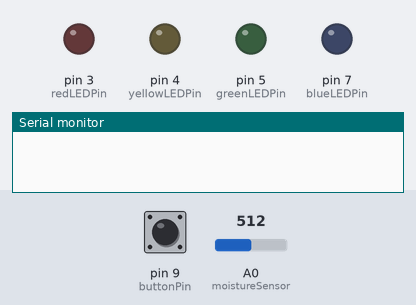
Simulated run of this sketch. Board: Arduino Uno, built with avr-gcc and run on an emulated ATmega328P. Parts: output pins drawn as LEDs (lit = HIGH), the last lines printed to the serial monitor. The test bench sets the inputs (shaded band); at power-on: pin 9 (buttonPin) LOW, A0 (moistureSensor) = 512.

Above: at 1.2 s.
1.3 s: pin 9 (buttonPin) pulled HIGH for 3.2 s
At 2.0 s:
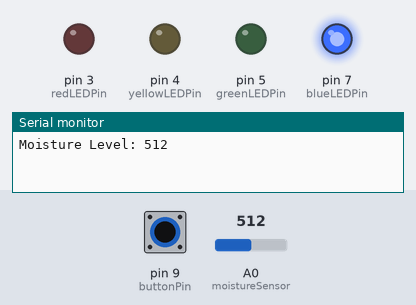
At 6.4 s:
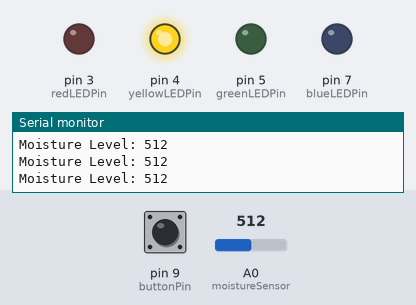
Timing chart, 0 to 7.9 s (numbered marks = the images above; inputs shaded):
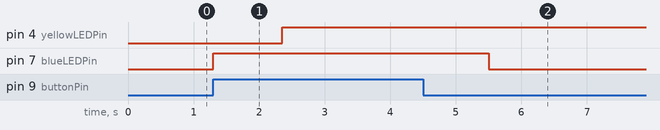

Measured:
- after the input at 1.3 s, pin 4 (yellowLEDPin): LOW → HIGH after 1.1 s; pin 7 (blueLEDPin): LOW → HIGH at once, → LOW 4.2 s later

The sketch:

Soil_Moisture_Sensor.ino
```cpp
int moistureSensor = 0;            // nail to read from is pin A0
int moisture_val;

const int redLEDPin = 3;           // red LED connected to digital pin
const int yellowLEDPin = 4;        // yellow LED connected to digital pin
const int greenLEDPin = 5;         // green LED connected to digital pin
const int blueLEDPin = 7;           // blue LED connected to digital pin
const int buttonPin = 9;           // button connected to digital pin

const int voltage = 8;             // the voltage nail is on pin D8

int buttonState = 0;           // initialise button as off

void setup() {
  Serial.begin(9600);             //open serial port
  pinMode(redLEDPin, OUTPUT);
  pinMode(greenLEDPin, OUTPUT);   //set the LED pins as outputs
  pinMode(yellowLEDPin, OUTPUT);
  pinMode(blueLEDPin, OUTPUT);
}

void loop() {
  buttonState = digitalRead(buttonPin);

if (buttonState == HIGH) {
  digitalWrite(blueLEDPin, HIGH);

  digitalWrite(voltage, HIGH);
  moisture_val = analogRead(moistureSensor); //read the value from the nail
  Serial.print("Moisture Level: ");          //
  Serial.println( moisture_val );            //print moisture level 0-1024
  delay(50);

  delay(1000);        // fake thinking...
  digitalWrite(blueLEDPin, LOW);

  if (moisture_val < 350)  {
    digitalWrite(redLEDPin, HIGH);      // if moisture is less than 350 have red on, others off
    digitalWrite(yellowLEDPin, LOW);
    digitalWrite(greenLEDPin, LOW);
  }
  if (moisture_val < 800 && moisture_val > 350)  {
    digitalWrite(redLEDPin, LOW);
    digitalWrite(yellowLEDPin, HIGH);   // if moisture is less than 230 but over 190 have yellow on, others off
    digitalWrite(greenLEDPin, LOW);
  }
  if (moisture_val > 800 && moisture_val < 1023)  {
    digitalWrite(redLEDPin, LOW);
    digitalWrite(yellowLEDPin, LOW);
    digitalWrite(greenLEDPin, HIGH);     // if moisture is over 230 and less than 300 have green on, others off
  }
  if (moisture_val > 1023){
    digitalWrite(redLEDPin, HIGH);      // if moisture is over than 300  (possibly flooded) have red on, others off
    digitalWrite(yellowLEDPin, LOW);
    digitalWrite(greenLEDPin, LOW);
  }
  //digitalWrite(voltage, HIGH);          // reset button state
  //delay(5000);                          // wait 5 ses

    //digitalWrite(redLEDPin, HIGH);      // if moisture is over than 300  (possibly flooded) have red on, others off
    //digitalWrite(yellowLEDPin, HIGH);
    //digitalWrite(greenLEDPin, HIGH);

}
}
```
